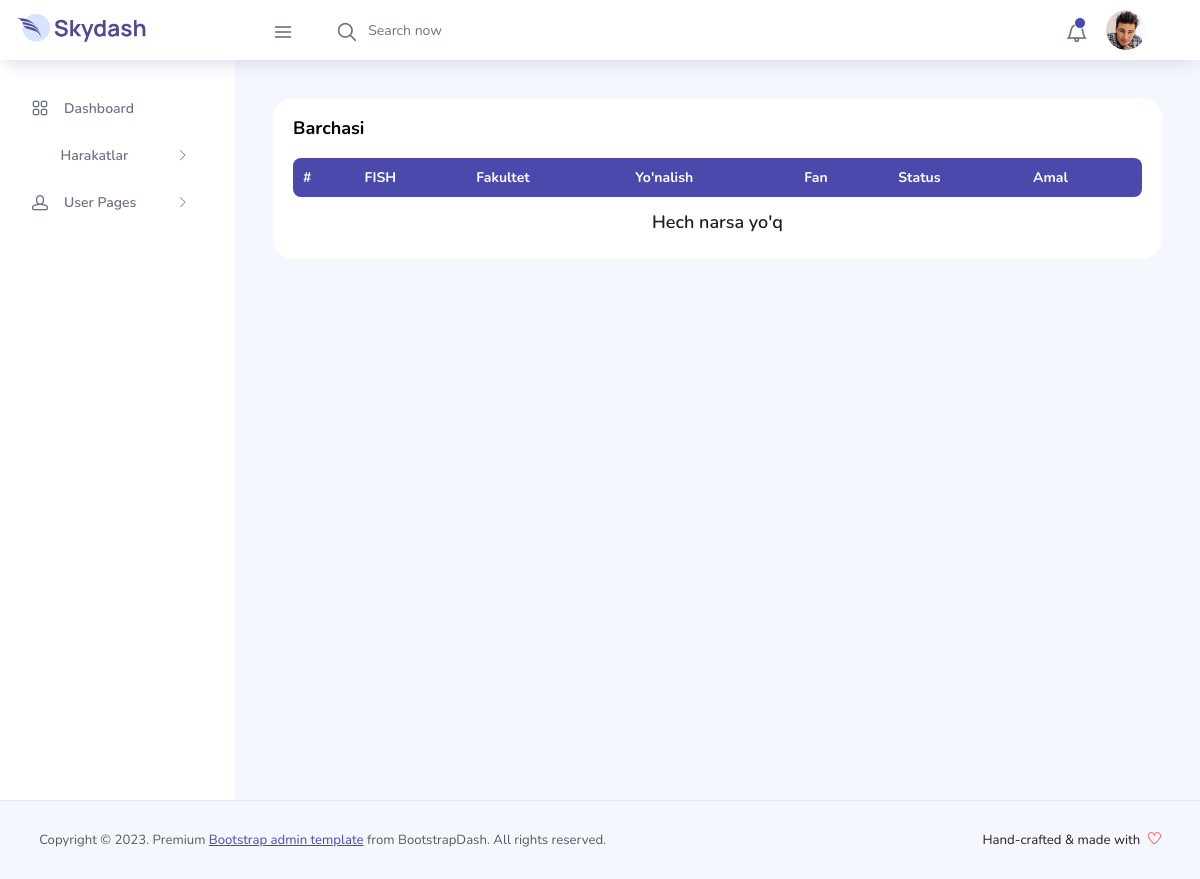
/receiver/accepted/ (signed in), run on an earlier commit of the app's database.
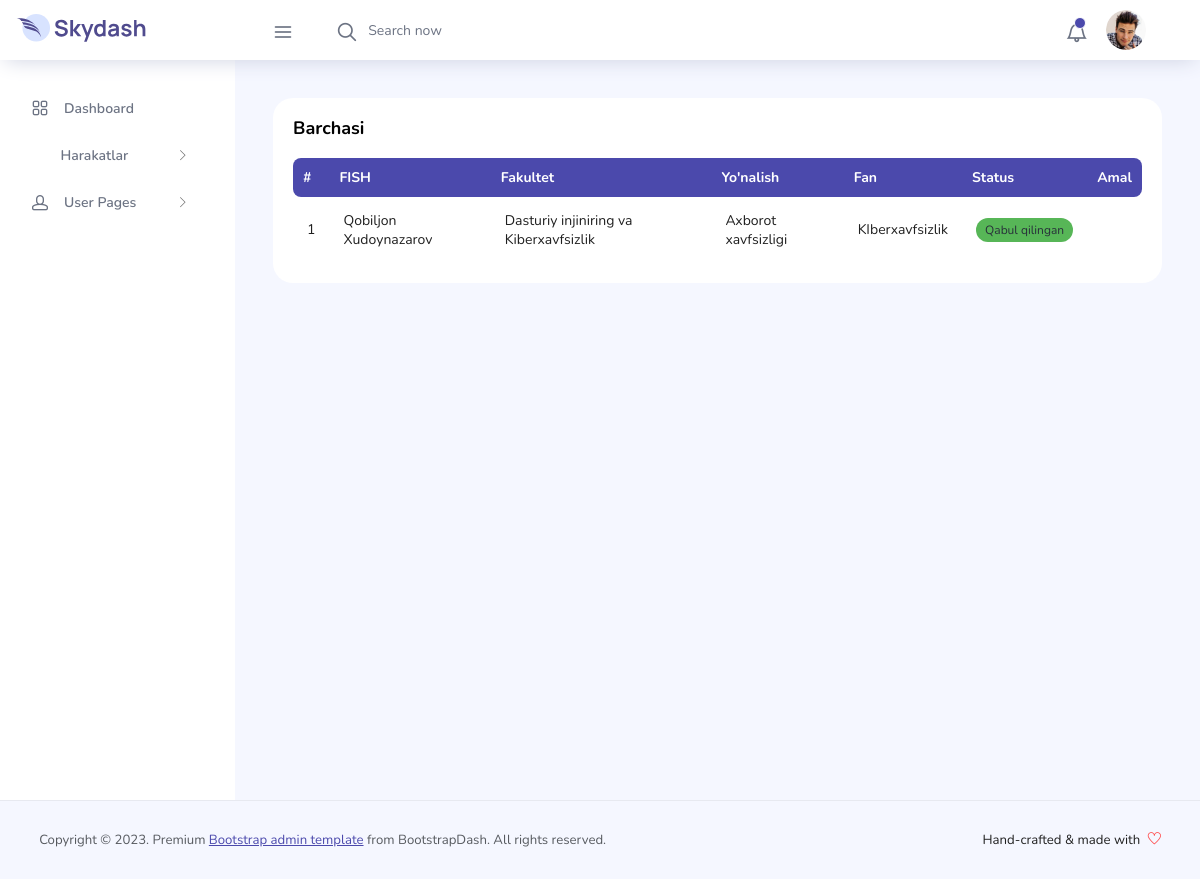
And on a later commit of the database.
### user/models.py (models this page shows, shortened)
class Document(models.Model):
    STATUS_CHOICES = (
        (WAITING, WAITING),
        (CANCELLED, CANCELLED),
        (ACCEPTED, ACCEPTED),
        (NO_PROCESS, NO_PROCESS),
    )
    subject = models.ForeignKey(Subject, on_delete=models.CASCADE, verbose_name="Subject")
    user = models.ForeignKey(User, on_delete=models.CASCADE, verbose_name="User")
    sillabus_file = models.FileField(upload_to='document/sillabus/')
    department_head_sign = models.CharField(max_length=30, choices=STATUS_CHOICES, default=NO_PROCESS)
    dean_sign = models.CharField(max_length=30, choices=STATUS_CHOICES, default=NO_PROCESS)
    study_head_sign = models.CharField(max_length=30, choices=STATUS_CHOICES, default=NO_PROCESS)
    study_prorector_sign = models.CharField(max_length=30, choices=STATUS_CHOICES, default=NO_PROCESS)
    overall = models.CharField(max_length=30, choices=STATUS_CHOICES, default=NO_PROCESS)
    document_comment = models.TextField(blank=True, null=True)
    status = models.BooleanField(default=False)
    created_at = models.DateTimeField(auto_now_add=True)
    updated_at = models.DateTimeField(auto_now=True)
    class Meta:
        verbose_name = 'Document'
        verbose_name_plural = 'Documents'
        ordering = ['-updated_at']

class User(AbstractUser):
    ROLES_CHOICES = (
        (ADMIN, ADMIN),
        (TEACHER, TEACHER),
        (DEPARTMENT, DEPARTMENT),
        (DEAN, DEAN),
        (STUDY_HEAD, STUDY_HEAD),
        (PRORECTOR, PRORECTOR),
    )
    image = models.ImageField(upload_to='users/profile/', null=True, blank=True)
    role = models.CharField(max_length=20, choices=ROLES_CHOICES)
    faculty = models.ForeignKey(Faculty, on_delete=models.SET_NULL, null=True, blank=True)
    field = models.ForeignKey(Field, on_delete=models.SET_NULL, null=True, blank=True)

class Faculty(models.Model):
    name = models.CharField(max_length=255)
    logo = models.ImageField(upload_to='faculty/logo/', blank=True, null=True)
    status = models.PositiveIntegerField()
    created_at = models.DateTimeField(auto_now_add=True)
    updated_at = models.DateTimeField(auto_now=True)
    def __str__(self):
        return self.name
    class Meta:
        verbose_name = 'Faculty'
        verbose_name_plural = 'Faculties'

class Field(models.Model):
    faculty = models.ForeignKey(Faculty, on_delete=models.CASCADE, verbose_name="Fakultet")
    name = models.CharField(max_length=255)
    logo = models.ImageField(upload_to='field/logo/')
    status = models.PositiveIntegerField()
    created_at = models.DateTimeField(auto_now_add=True)
    updated_at = models.DateTimeField(auto_now=True)
    def __str__(self):
        return self.name
    class Meta:
        verbose_name = 'Field'
        verbose_name_plural = 'Fields'

class Subject(models.Model):
    field = models.ForeignKey(Field, on_delete=models.CASCADE, verbose_name="Field")
    faculty = models.ForeignKey(Faculty, on_delete=models.CASCADE, verbose_name="Faculty")
    name = models.CharField(max_length=255)
    sample_file = models.FileField(upload_to='subject/file/')
    status = models.PositiveIntegerField()
    created_at = models.DateTimeField(auto_now_add=True)
    updated_at = models.DateTimeField(auto_now=True)
    def __str__(self):
        return self.name
    class Meta:
        verbose_name = 'Subject'
        verbose_name_plural = 'Subjects'

### receiver/views.py (the view)
# urls.py: path('accepted/', AcceptedPageView.as_view(), name='accepted'),
class AcceptedPageView(ReceiverMixin, View):
    def get(self, request):
        user = request.user
        accepted_documents = None
        if user.role == DEPARTMENT:
            accepted_documents = Document.objects.filter(department_head_sign=ACCEPTED)
        elif user.role == DEAN:
            accepted_documents = Document.objects.filter(dean_sign=ACCEPTED)
        elif user.role == STUDY_HEAD:
            accepted_documents = Document.objects.filter(study_head_sign=ACCEPTED)
        elif user.role == PRORECTOR:
            accepted_documents = Document.objects.filter(study_prorector_sign=ACCEPTED)
        data = {
            "accepted_documents": accepted_documents,
        }
        return render(request, "receiver/accepted.html", context=data)

### shared/mixins.py (called while the page is built)
    def dispatch(self, request, *args, **kwargs):
        if not request.user.is_authenticated:
            return HttpResponseRedirect(reverse('user:login'))
        if self.role and request.user.role != self.role:
            return HttpResponseRedirect(reverse(self.redirect_url))
        if self.roles and request.user.role not in self.roles:
            return HttpResponseRedirect(reverse(self.redirect_url))
        return super().dispatch(request, *args, **kwargs)

### receiver/templates/receiver/accepted.html
{% extends 'base2.html' %}
{% load static %}
{% block content %}
    {% include 'receiver_components/navbar.html' %}
    <div class="container-fluid page-body-wrapper">
        {% include 'receiver_components/sidebar.html' %}
        <div class="main-panel">
            <div class="content-wrapper">
                <div class="row">
                    <div class="col-md-12 grid-margin stretch-card">
                        <div class="card">
                            <div class="card-body">
                                <p class="card-title">Barchasi</p>
                                <div class="row">
                                    <div class="col-12">
                                        <div class="table-responsive">
                                            <table id="example" class="display expandable-table" style="width:100%">
                                                <thead>
                                                <tr>
                                                    <th>#</th>
                                                    <th>FISH</th>
                                                    <th>Fakultet</th>
                                                    <th>Yo'nalish</th>
                                                    <th>Fan</th>
                                                    <th>Status</th>
                                                    <th>Amal</th>
                                                </tr>
                                                </thead>
                                                <tbody>
                                                {% for document in accepted_documents %}
                                                    <tr>
                                                        <td>{{ forloop.counter }}</td>
                                                        <td>{{ document.user.first_name }} {{ document.user.last_name }}</td>
                                                        <td>{{ document.user.faculty }}</td>
                                                        <td>{{ document.user.field }}</td>
                                                        <td>{{ document.subject }}</td>
                                                        <td>
                                                           <span class="badge bg-success text-dark">Qabul qilingan</span>
                                                        </td>
                                                        <td><a href="{% url 'receiver:receive' document.id %}"><i style="font-size: 20px" class="fa fa-edit"></i></a></td>
                                                    </tr>
                                                {% endfor %}
                                                </tbody>
                                            </table>
                                            {% if not accepted_documents %}
                                                <h4 class="text-center mt-3">Hech narsa yo'q</h4>
                                            {% endif %}
                                        </div>
                                    </div>
                                </div>
                            </div>
                        </div>
                    </div>
                </div>
            </div>
        </div>
    </div>
    {% include 'receiver_components/footer.html' %}
{% endblock %}

### templates/base2.html (shortened to what this page needs)
<!DOCTYPE html>
<html lang="en">
    <head>
        {% include '_components/style.html' %}
    </head>
    <body>
        <div class="container-scroller">
            <div class="toast-container position-fixed top-0 end-0 p-3" style="z-index: 1055;">
            </div>
            {% block content %}
            {% endblock %}
        </div>
    </body>
</html>

### templates/_components/style.html (shortened to what this page needs)
{% load static %}
<link rel="stylesheet" href="{% static 'main/vendors/feather/feather.css' %}">
<link rel="stylesheet" href="{% static 'main/vendors/ti-icons/css/themify-icons.css' %}">
<link rel="stylesheet" href="{% static 'main/vendors/css/vendor.bundle.base.css' %}">
<link rel="stylesheet" href="{% static 'main/vendors/font-awesome/css/font-awesome.min.css' %}">
<link rel="stylesheet" href="{% static 'main/vendors/mdi/css/materialdesignicons.min.css' %}">
<link rel="stylesheet" href="{% static 'main/vendors/ti-icons/css/themify-icons.css' %}">
<link rel="stylesheet" type="text/css" href="{% static 'main/js/select.dataTables.min.css' %}">
<link rel="stylesheet" href="{% static 'main/css/style.css' %}">

### templates/receiver_components/navbar.html (shortened to what this page needs)
{% load static %}
<nav class="navbar col-lg-12 col-12 p-0 fixed-top d-flex flex-row">
    <div class="text-center navbar-brand-wrapper d-flex align-items-center justify-content-start">
        <a class="navbar-brand brand-logo me-5" href="{% url 'main:home' %}">
            <img src="{% static 'main/images/logo.svg' %}" class="me-2" alt="logo"/>
        </a>
    </div>
    <div class="navbar-menu-wrapper d-flex align-items-center justify-content-end">
        <button class="navbar-toggler navbar-toggler align-self-center" type="button" data-toggle="minimize">
            <span class="icon-menu"></span>
        </button>
        <ul class="navbar-nav mr-lg-2">
            <li class="nav-item nav-search d-none d-lg-block">
                <div class="input-group">
                    <div class="input-group-prepend hover-cursor" id="navbar-search-icon">
                  <span class="input-group-text" id="search">
                    <i class="icon-search"></i>
                  </span>
                    </div>
                    <input type="text" class="form-control" id="navbar-search-input" placeholder="Search now"
                           aria-label="search" aria-describedby="search">
                </div>
            </li>
        </ul>
        <ul class="navbar-nav navbar-nav-right">
            <li class="nav-item dropdown">
                <a class="nav-link count-indicator dropdown-toggle" id="notificationDropdown" href="#"
                   data-bs-toggle="dropdown">
                    <i class="icon-bell mx-0"></i>
                    <span class="count"></span>
                </a>
            </li>
            <li class="nav-item nav-profile dropdown">
                <a class="nav-link dropdown-toggle" href="#" data-bs-toggle="dropdown" id="profileDropdown">
                    {% if request.user.is_authenticated %}
                        <img src="{% static 'main/images/faces/face28.jpg' %}" alt="profile"/>
                    {% else %}
                        <img src="{% static 'main/images/auth/sign-in.png' %}" alt="profile"/>
                    {% endif %}
                </a>
            </li>
        </ul>
    </div>
</nav>

### templates/receiver_components/sidebar.html (shortened to what this page needs)
{% load static %}
<nav class="sidebar sidebar-offcanvas" id="sidebar">
    <ul class="nav">
        <li class="nav-item">
            <a class="nav-link" href="{% url 'main:home' %}">
                <i class="icon-grid menu-icon"></i>
                <span class="menu-title">Dashboard</span>
            </a>
        </li>
        <li class="nav-item">
            <a class="nav-link" data-bs-toggle="collapse" href="#ui-basic" aria-expanded="false"
               aria-controls="ui-basic">
                <i class="menu-icon fa fa-book"></i>
                <span class="menu-title">Harakatlar</span>
                <i class="menu-arrow"></i>
            </a>
        </li>
        <li class="nav-item">
            <a class="nav-link" data-bs-toggle="collapse" href="#auth" aria-expanded="false"
               aria-controls="auth">
                <i class="icon-head menu-icon"></i>
                <span class="menu-title">User Pages</span>
                <i class="menu-arrow"></i>
            </a>
        </li>
    </ul>
</nav>

### templates/receiver_components/footer.html
{% load static %}
<footer class="footer">
    <div class="d-sm-flex justify-content-center justify-content-sm-between">
                    <span class="text-muted text-center text-sm-left d-block d-sm-inline-block">Copyright © 2023. Premium <a
                            href="https://www.bootstrapdash.com/" target="_blank">Bootstrap admin template</a> from BootstrapDash. All rights reserved.</span>
        <span class="float-none float-sm-right d-block mt-1 mt-sm-0 text-center">Hand-crafted & made with <i
                class="ti-heart text-danger ms-1"></i></span>
    </div>
</footer>

### templates/_components/script.html (shortened to what this page needs)
{% load static %}

What changed in the data, as far as the page shows it:
added Document: user.first_name "Qobiljon", user.last_name "Xudoynazarov", user.faculty "Dasturiy injiniring va Kiberxavfsizlik", user.field "Axborot xavfsizligi", subject "KIberxavfsizlik"
Also different on the page:
text no longer shown: "Hech narsa yo'q"
